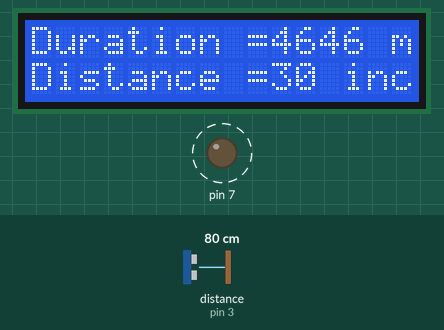
Simulated run of this sketch. Board: Arduino Uno, built with avr-gcc and run on an emulated ATmega328P. Shown: 16×2 character LCD, output pins drawn as LEDs (lit = HIGH). Wiring (inferred from the names in the program): ultrasonic range finder: trigger pin 6; echo pin 3. Dashed ring = blinking. The test bench sets the inputs (shaded band); at power-on: distance to the obstacle (sensor on pin 3) 80 cm. The echo pulse lasts 58.3 µs per cm; pins used as bus, display or sensor lines are not drawn; what the sketch prints to the serial monitor is not drawn.

Above: at 1.2 s.
1.3 s: distance to the obstacle (sensor on pin 3) set to 7 cm
At 2.0 s:
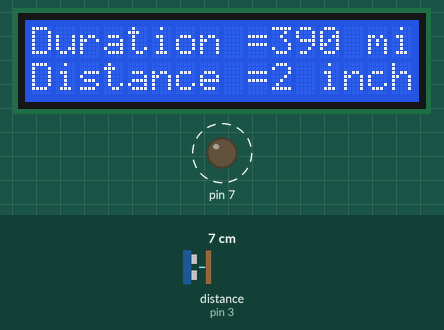
3.0 s: distance to the obstacle (sensor on pin 3) set to 4 cm
At 3.4 s:
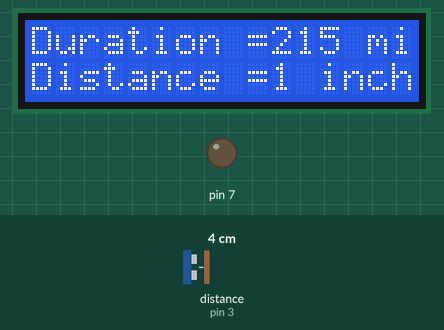
4.5 s: distance to the obstacle (sensor on pin 3) set to 2 cm
At 5.5 s:
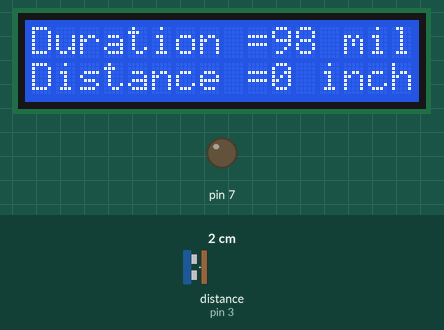
6.2 s: distance to the obstacle (sensor on pin 3) set to 18 cm
At 6.36 s:
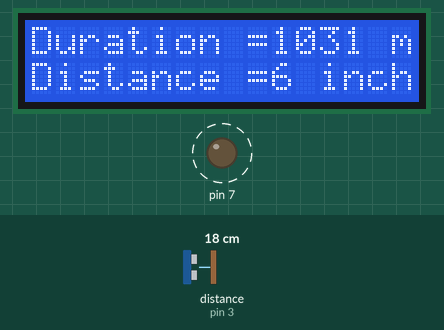
7.9 s: distance to the obstacle (sensor on pin 3) set to 35 cm
At 8.45 s:
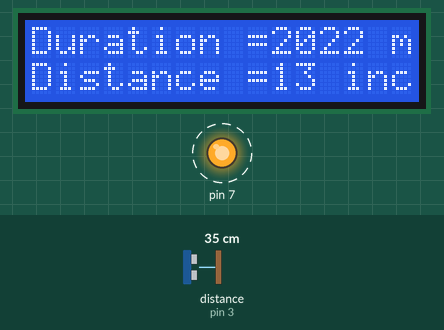
10.7 s: distance to the obstacle (sensor on pin 3) set to 2 cm
At 10.88 s:
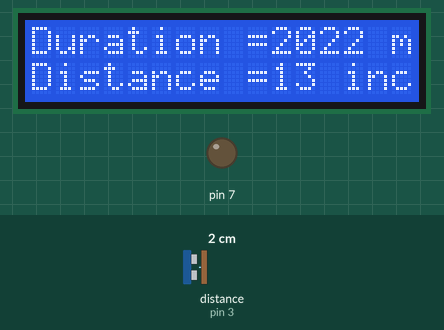
Timing chart, 0 to 13.7 s (numbered marks = the images above; inputs shaded):
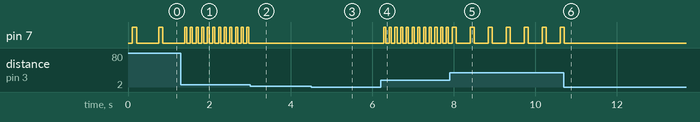

Measured:
- the behaviour switches between 6 and 5 cm on distance to the obstacle (sensor on pin 3) (found by bisection; images 1 and 2)
- after the input at 1.3 s, pin 7: alternates HIGH for 0.05 s and LOW for 0.09 s, starting after 0.14 s; the display: changes after 0.09 s (image 1)
- after the input at 3.0 s, pin 7: stops changing and stays LOW; the display: changes after 0.06 s (image 2)
- after the input at 4.5 s, the display: first changes after 0.05 s (image 3 shows a later state)
- after the input at 6.2 s, pin 7: alternates HIGH for 0.05 s and LOW for 0.09 s, starting after 0.07 s; the display: changes after 0.07 s (image 4)
- after the input at 7.9 s, pin 7: alternates HIGH for 0.10 s and LOW for 0.34 s, starting after 0.16 s; the display: changes after 0.06 s (image 5)
- after the input at 10.7 s, pin 7: goes on until 10.7 s, then stays LOW
- by itself, pin 7: alternates HIGH for 0.10 s and LOW for 0.54 s

The sketch:

Ultrasonic_for_blind.ino
```cpp
#include<Wire.h>
#include<LiquidCrystal_I2C.h>


int TrigPin1 = 6;
int EchoPin1 = 3;

LiquidCrystal_I2C lcd(0x3F, 16, 2);

void setup() {
  lcd.begin();
  lcd.backlight();
  Serial.begin(9600);
  pinMode(7, OUTPUT);
  pinMode(TrigPin1, OUTPUT);
}

void loop() {
  int dist = 0;

  dist = funDistance(6, 3, 1);
  lcd.setCursor(0, 1);
  lcd.print("Distance =");
  lcd.print(dist);
  lcd.print(" inches");

  if (dist > 36 )
  {
    digitalWrite(7, HIGH);
    delay(100);
    digitalWrite(7, LOW);
    delay(1000);
  }
  else if (dist > 24 && dist <= 36)
  {
    digitalWrite(7, HIGH);
    delay(100);
    digitalWrite(7, LOW);
    delay(500);
  }

  else if (dist > 12 && dist <= 24)
  {
    digitalWrite(7, HIGH);
    delay(100);
    digitalWrite(7, LOW);
    delay(300);
  }
  else if (dist > 6 && dist <= 12)
  {
    digitalWrite(7, HIGH);
    delay(100);
    digitalWrite(7, LOW);
    delay(100);
  }
   else if (dist > 1 && dist <= 6)
  {
    digitalWrite(7, HIGH);
    delay(50);
    digitalWrite(7, LOW);
    delay(50);
  }

}

int funDistance(int TrigPin, int EchoPin, int Unit) {
  long duration;
  int distanceCm;
  int distanceInch;

  digitalWrite(TrigPin, LOW);
  delayMicroseconds(2);
  digitalWrite(TrigPin, HIGH);
  delayMicroseconds(10);
  digitalWrite(TrigPin, LOW);


  duration = pulseIn(EchoPin, HIGH);
  distanceCm = duration * 0.034 / 2;
  distanceInch = duration * 0.0133 / 2;
  Serial.println(duration);
  lcd.setCursor(0, 0);
  lcd.print("Duration =");
  lcd.print(duration);
  lcd.print(" milisec");

  switch (Unit)
  {
    case 0: return distanceCm; break;
    case 1: return distanceInch; break;
    default: return -1;
  }
}
```
